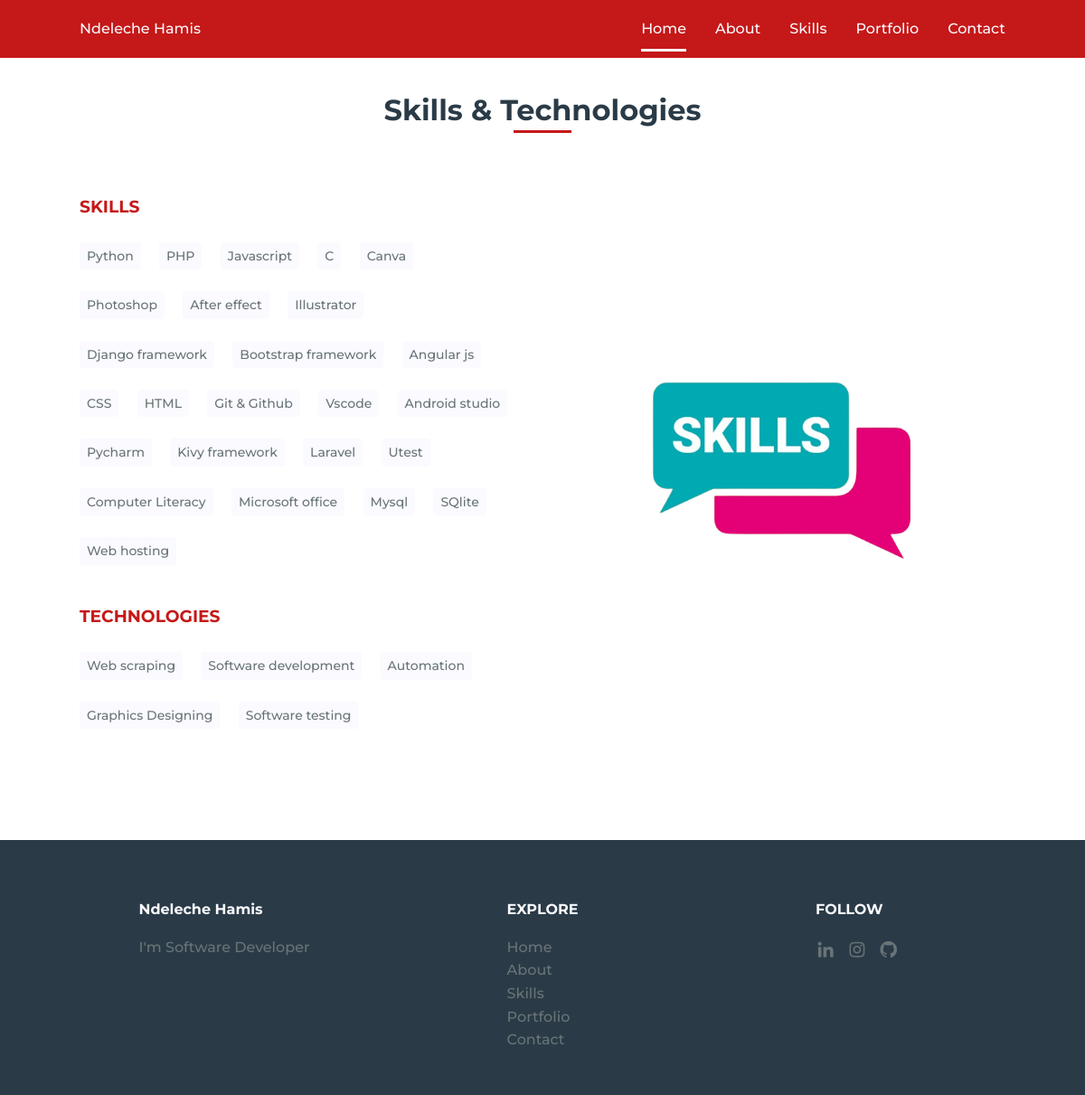
Screenshot of /skills/ with the database file from the repository.
### ndeleche/models.py (models this page shows, shortened)
class Home(models.Model):
    name = models.CharField(max_length=20)
    greetings_1 = models.CharField(max_length=20)
    greetings_2 = models.CharField(max_length=20)
    picture = models.ImageField(upload_to='picture/')
    updated = models.DateTimeField(auto_now=True)

class Category(models.Model):
    name = models.CharField(max_length=20)
    updated = models.DateTimeField(auto_now=True)
    class Meta:
        verbose_name = 'skill'
        verbose_name_plural = 'skills'

class Skills(models.Model):
    category = models.ForeignKey(Category, on_delete=models.CASCADE)
    skill_name = models.CharField(max_length=20)

### ndeleche/views.py (the view)
# urls.py: path('skills/', views.skills, name='skills'),
def skills(request):
    home = Home.objects.latest('updated')
    categories = Category.objects.all()
    context = {
        'home': home,
        'categories': categories,
    }
    return render(request, 'skills.html', context)

### ndeleche/templates/skills.html (shortened to what this page needs)
{% extends 'main.html' %}
{% load static %}
{% block content %}
<section class="skills section" id="skills">
    <h2 class="section-title">Skills & Technologies </h2>
    <div class="skills__container bd-grid">
        <div class="skills__box">
        {% for category in categories %}
            <h3 class="skills__subtitle">{{category.name}}</h3>
            {% for skills in category.skills_set.all %}
            <span class="skills__name">{{skills.skill_name}}</span>
            {% endfor %}
        {% endfor %}
        </div>
        <div class="skills__img">
            <img src="{% static 'assets/img/skill.png' %}" alt="">
        </div>
    </div>
</section>
<br><br>
{% include 'footer.html' %}
    {% endblock %}

### ndeleche/templates/main.html (shortened to what this page needs)
{% load static %}
<!DOCTYPE html>
    <html lang="en">
    <head>
        <link rel="stylesheet" href="{% static 'assets/css/styles.css' %}">
        <link rel="stylesheet" href="{% static 'assets/css/cv.css' %}">
        <link href='https://cdn.jsdelivr.net/npm/boxicons@2.0.5/css/boxicons.min.css' rel='stylesheet'>
    </head>
    <body>
        <header class="l-header">
            <nav class="nav bd-grid">
                <div>
                    <a href="{% url 'index' %}" class="nav__logo">{{ home.name}}</a>
                </div>
                <div class="nav__menu" id="nav-menu">
                    <ul class="nav__list">
                        <li class="nav__item"><a href="{% url 'index' %}" class="nav__link active">Home</a></li>
                        <li class="nav__item"><a href=" {% url 'about' %}" class="nav__link">About</a></li>
                        <li class="nav__item"><a href=" {% url 'skills' %} "class="nav__link">Skills</a></li>
                        <li class="nav__item"><a href=" {% url 'folio' %}" class="nav__link">Portfolio</a></li>
                        <li class="nav__item"><a href="{% url 'contact' %}" class="nav__link">Contact</a></li>
                    </ul>
                </div>
            </nav>
        </header>
        <main class="l-main">
        {% block content %}{% endblock %}
        </main>
    </body>
</html>

### ndeleche/static/assets/css/styles.css (style rules this page uses)
:root { --header-height: 3rem; --font-medium: 500; }
:root { --first-color: #c51818; --white-color: #FAFAFF; --dark-color: #2A3B47; --text-color: #697477; }
:root { --body-font: tahoma, 'Montserrat', sans-serif; --big-font-size: 6.25rem; --h2-font-size: 1.25rem; --normal-font-size: .938rem; --small-font-size: .813rem; }
@media screen and (min-width: 768px) { :root { --big-font-size: 7.5rem; --h2-font-size: 2rem; --normal-font-size: 1rem; --small-font-size: .875rem; } }
:root { --mb-1: .5rem; --mb-2: 1rem; --mb-3: 1.5rem; --mb-4: 2rem; }
:root { --z-fixed: 100; }
*,::before,::after { box-sizing: border-box; }
html { scroll-behavior: smooth; }
body { margin: var(--header-height) 0 0 0; font-family: var(--body-font); font-size: var(--normal-font-size); font-weight: var(--font-medium); color: var(--text-color); line-height: 1.6; }
h1,h2,p { margin: 0; }
ul { margin: 0; padding: 0; list-style: none; }
a { text-decoration: none; color: var(--text-color); }
img { max-width: 100%; height: auto; display: block; }
.section { padding: 3rem 0; }
.section-title { position: relative; font-size: var(--h2-font-size); color: var(--dark-color); margin: var(--mb-4) 0; text-align: center; }
.section-title::after { position: absolute; content: ""; width: 32px; height: .18rem; left: 0; right: 0; margin: auto; top: 2rem; background-color: var(--first-color); }
.bd-grid { max-width: 1024px; display: grid; grid-template-columns: 100%; grid-column-gap: 2rem; width: calc(100% - 2rem); margin-left: var(--mb-2); margin-right: var(--mb-2); }
.l-header { width: 100%; position: fixed; top: 0; left: 0; z-index: var(--z-fixed); background-color: var(--first-color); }
.nav { height: var(--header-height); display: flex; justify-content: space-between; align-items: center; }
.nav__item { margin-bottom: var(--mb-4); }
.nav__link { position: relative; color: var(--dark-color); }
.nav__logo { color: var(--white-color); }
.active::after { position: absolute; content: ""; width: 100%; height: .18rem; left: 0; top: 2rem; background-color: var(--first-color); }
.skills__container { row-gap: 2rem; }
.skills__subtitle { color: var(--first-color); margin-bottom: var(--mb-3); }
.skills__name { display: inline-block; font-size: var(--small-font-size); margin-right: var(--mb-2); margin-bottom: var(--mb-3); padding: .25rem .5rem; background-color: var(--white-color); border-radius: .25rem; }
.skills__img img { border-radius: .5rem; }
@media screen and (min-width: 768px) { body { margin: 0; } }
@media screen and (min-width: 768px) { .section { padding-top: 4rem; } }
@media screen and (min-width: 768px) { .section-title { margin-bottom: 3rem; } }
@media screen and (min-width: 768px) { .section-title::after { width: 64px; top: 3rem; } }
@media screen and (min-width: 768px) { .nav { height: calc(var(--header-height) + 1rem); } }
@media screen and (min-width: 768px) { .nav__list { display: flex; } }
@media screen and (min-width: 768px) { .nav__item { margin-left: var(--mb-4); margin-bottom: 0; } }
@media screen and (min-width: 768px) { .nav__link { color: var(--white-color); } }
@media screen and (min-width: 768px) { .active::after { background-color: var(--white-color); } }
@media screen and (min-width: 768px) { .skills__container { grid-template-columns: repeat(2, 1fr); align-items: center; } }
@media screen and (min-width: 1024px) { .bd-grid { margin-left: auto; margin-right: auto; } }

### rows the page displays
Home: name "Ndeleche Hamis"
Category: name "SKILLS"
Skills: skill_name "Python"
Skills: skill_name "PHP"
Skills: skill_name "Javascript"
Skills: skill_name "C"
Skills: skill_name "Canva"
Skills: skill_name "Photoshop"
Skills: skill_name "After effect"
Skills: skill_name "Illustrator"
Skills: skill_name "Django framework"
Skills: skill_name "Bootstrap framework"
Skills: skill_name "Angular js"
Skills: skill_name "CSS"
Skills: skill_name "HTML"
Skills: skill_name "Git & Github"
Skills: skill_name "Vscode"
Skills: skill_name "Android studio"
Skills: skill_name "Pycharm"
Skills: skill_name "Kivy framework"
Skills: skill_name "Laravel"
Skills: skill_name "Utest"
Skills: skill_name "Computer Literacy"
Skills: skill_name "Microsoft office"
Skills: skill_name "Mysql"
Skills: skill_name "SQlite"
Skills: skill_name "Web hosting"
Category: name "TECHNOLOGIES"
Skills: skill_name "Web scraping"
Skills: skill_name "Software development"
Skills: skill_name "Automation"
Skills: skill_name "Graphics Designing"
Skills: skill_name "Software testing"
